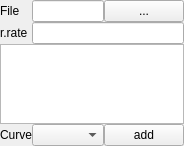
<?xml version="1.0" encoding="UTF-8"?>
<ui version="4.0">
 <class>Form</class>
 <widget class="QWidget" name="Form">
  <property name="geometry">
   <rect>
    <x>0</x>
    <y>0</y>
    <width>173</width>
    <height>146</height>
   </rect>
  </property>
  <property name="sizePolicy">
   <sizepolicy hsizetype="Preferred" vsizetype="MinimumExpanding">
    <horstretch>0</horstretch>
    <verstretch>0</verstretch>
   </sizepolicy>
  </property>
  <property name="windowTitle">
   <string>Form</string>
  </property>
  <layout class="QVBoxLayout" name="verticalLayout_2">
   <property name="spacing">
    <number>0</number>
   </property>
   <property name="margin">
    <number>0</number>
   </property>
   <item>
    <widget class="QWidget" name="widget" native="true">
     <property name="sizePolicy">
      <sizepolicy hsizetype="Preferred" vsizetype="Preferred">
       <horstretch>0</horstretch>
       <verstretch>0</verstretch>
      </sizepolicy>
     </property>
     <layout class="QGridLayout" name="gridLayout">
      <property name="margin">
       <number>0</number>
      </property>
      <property name="spacing">
       <number>0</number>
      </property>
      <item row="0" column="0">
       <widget class="QLabel" name="label_2">
        <property name="text">
         <string>File</string>
        </property>
       </widget>
      </item>
      <item row="0" column="1" colspan="2">
       <widget class="QLineEdit" name="lineEdit"/>
      </item>
      <item row="0" column="3">
       <widget class="QPushButton" name="toolButton">
        <property name="text">
         <string>...</string>
        </property>
       </widget>
      </item>
      <item row="2" column="0" colspan="4">
       <widget class="QTextBrowser" name="textBrowser">
        <property name="sizePolicy">
         <sizepolicy hsizetype="Expanding" vsizetype="Minimum">
          <horstretch>0</horstretch>
          <verstretch>0</verstretch>
         </sizepolicy>
        </property>
        <property name="maximumSize">
         <size>
          <width>16777215</width>
          <height>80</height>
         </size>
        </property>
        <property name="verticalScrollBarPolicy">
         <enum>Qt::ScrollBarAsNeeded</enum>
        </property>
       </widget>
      </item>
      <item row="3" column="3">
       <widget class="QPushButton" name="pushButton">
        <property name="text">
         <string>add</string>
        </property>
       </widget>
      </item>
      <item row="3" column="2">
       <widget class="QComboBox" name="comboBox">
        <property name="sizePolicy">
         <sizepolicy hsizetype="Expanding" vsizetype="Fixed">
          <horstretch>0</horstretch>
          <verstretch>0</verstretch>
         </sizepolicy>
        </property>
       </widget>
      </item>
      <item row="3" column="0">
       <widget class="QLabel" name="label">
        <property name="sizePolicy">
         <sizepolicy hsizetype="Fixed" vsizetype="Preferred">
          <horstretch>0</horstretch>
          <verstretch>0</verstretch>
         </sizepolicy>
        </property>
        <property name="text">
         <string>Curve</string>
        </property>
       </widget>
      </item>
      <item row="1" column="0">
       <widget class="QLabel" name="label_4">
        <property name="text">
         <string>r.rate</string>
        </property>
       </widget>
      </item>
      <item row="1" column="2" colspan="2">
       <widget class="QLineEdit" name="lineEdit_3"/>
      </item>
     </layout>
    </widget>
   </item>
  </layout>
  <action name="actionOpen_SDT_file">
   <property name="text">
    <string>Open SDT-file</string>
   </property>
  </action>
  <action name="actionAdd_curve">
   <property name="text">
    <string>Add curve</string>
   </property>
  </action>
 </widget>
 <resources/>
 <connections>
  <connection>
   <sender>toolButton</sender>
   <signal>clicked()</signal>
   <receiver>actionOpen_SDT_file</receiver>
   <slot>trigger()</slot>
   <hints>
    <hint type="sourcelabel">
     <x>245</x>
     <y>10</y>
    </hint>
    <hint type="destinationlabel">
     <x>-1</x>
     <y>-1</y>
    </hint>
   </hints>
  </connection>
  <connection>
   <sender>pushButton</sender>
   <signal>clicked()</signal>
   <receiver>actionAdd_curve</receiver>
   <slot>trigger()</slot>
   <hints>
    <hint type="sourcelabel">
     <x>284</x>
     <y>53</y>
    </hint>
    <hint type="destinationlabel">
     <x>-1</x>
     <y>-1</y>
    </hint>
   </hints>
  </connection>
 </connections>
</ui>
